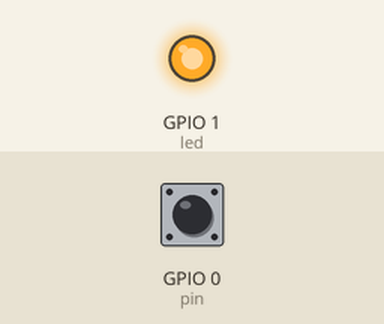
The sketch below on a simulated ESP8266 (NodeMCU). Shown: output pins drawn as LEDs (lit = HIGH). Dashed ring = blinking. The test bench sets the inputs (shaded band); at power-on: GPIO 0 (pin) HIGH.

Above: at 1.2 s.
1.3 s: GPIO 0 (pin) pulsed LOW 5 times (0.12 s each, 0.3 s apart)
At 1.75 s:
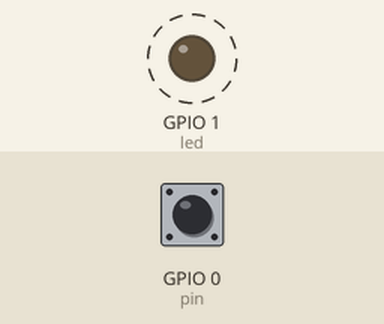
4.3 s: GPIO 0 (pin) pulled LOW for 0.15 s
At 5.5 s:
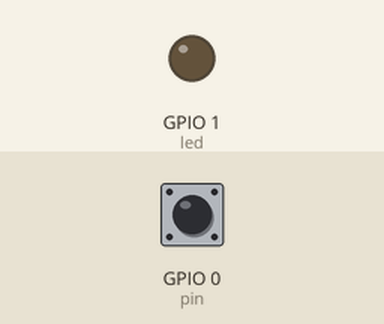
5.9 s: GPIO 0 (pin) pulled LOW for 1 s
At 6.9 s:
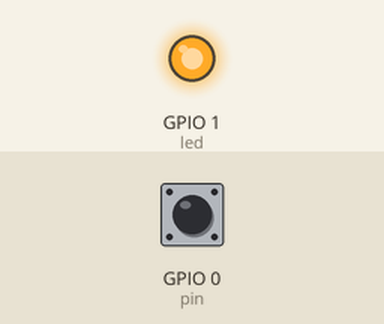
Timing chart, 0 to 8.9 s (numbered marks = the images above; inputs shaded):
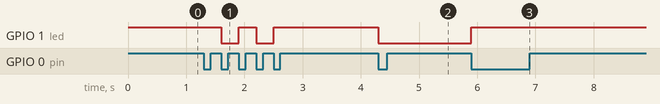

The sketch:

nodemcu_software_interrupt_toggle_wifiap_test.ino
```cpp
#include <ESP8266WiFi.h>

int pin=0;
int led=1;
boolean flg=true;
boolean wflg=false;

void setup()
{
  Serial.begin(115200);
  pinMode(pin,INPUT_PULLUP);
  digitalWrite(pin,HIGH);
  pinMode(led,OUTPUT);
  digitalWrite(led,HIGH);
  WiFi.mode(WIFI_AP);
}

void loop()
{
  interruptFunction();
}

void interruptFunction()
{
  boolean cflg=(digitalRead(pin)==HIGH);
  if(flg==cflg)
  {
    return;
  }
  flg=cflg;
  if(!flg)
  {
    toggle();
  }
}

void toggle()
{
  if(wflg)
  {
    WiFi.softAP("k","123456789");
    digitalWrite(led,LOW);
    wflg=false;
  }
  else
  {
    WiFi.softAPdisconnect();
    digitalWrite(led,HIGH);
    wflg=true;
  }
}
```

Measured:
- after the input at 1.3 s, GPIO 1 (led): alternates HIGH for 0.30 s and LOW for 0.30 s, 4 changes in all, then stays HIGH, starting after 0.30 s
- after the input at 4.3 s, GPIO 1 (led): HIGH → LOW at once
- after the input at 5.9 s, GPIO 1 (led): LOW → HIGH at once
